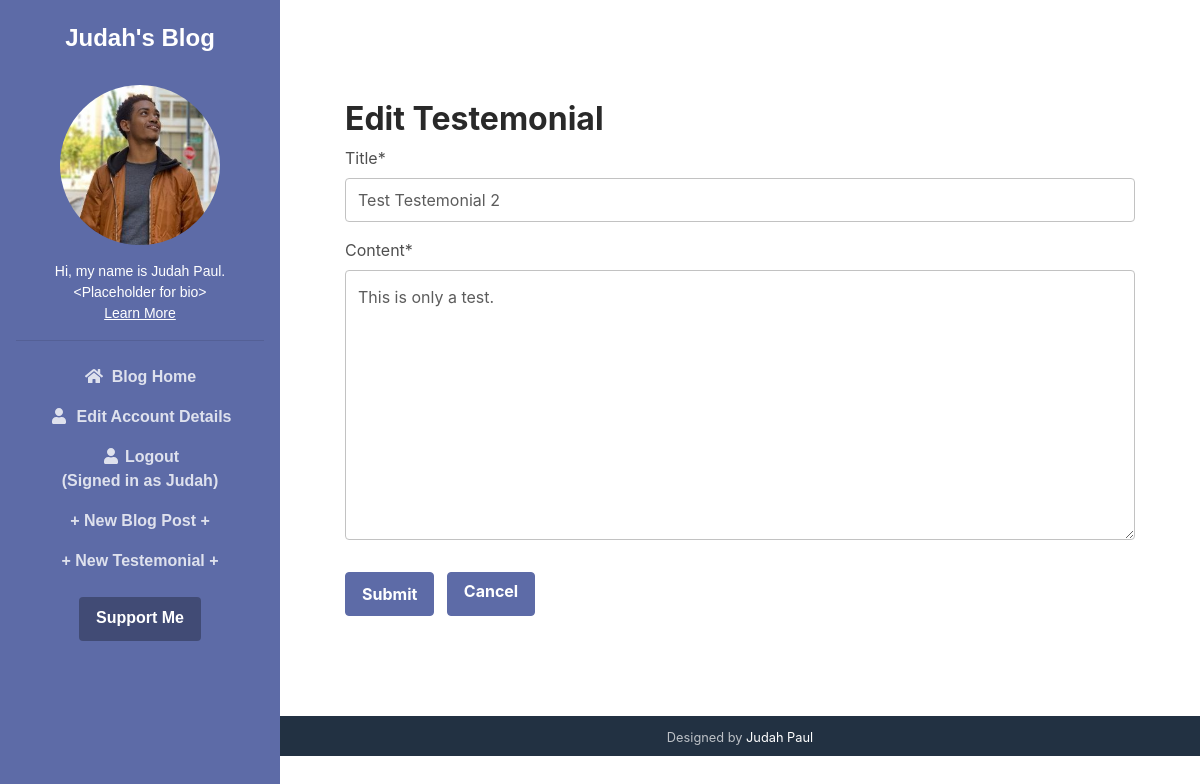
Page /testemonial/2/test-testemonial-2/update/ (signed in) on the earlier database version.
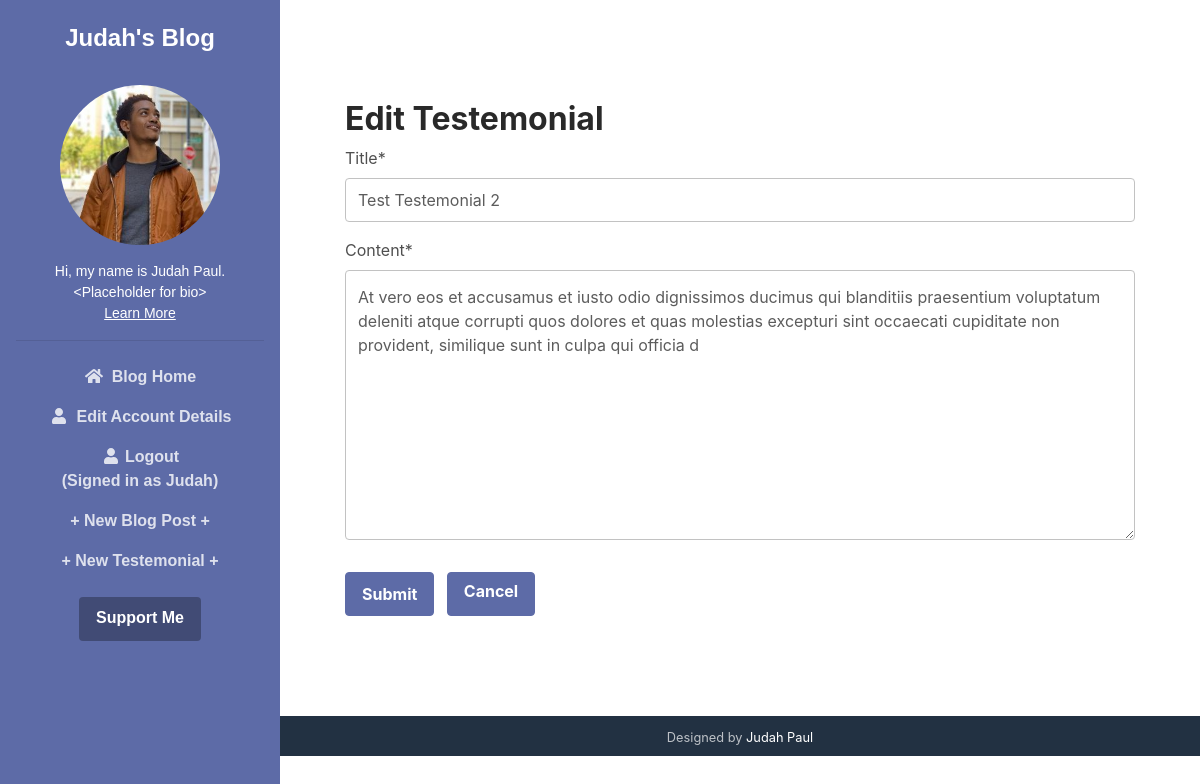
Same page on the later database version.
### blog/models.py (models this page shows, shortened)
class Testemonial(models.Model):
    title = models.CharField(max_length=100)
    content = models.TextField(max_length=240)
    timestamp = models.DateTimeField(default=timezone.now)
    author = models.ForeignKey(User, on_delete=models.CASCADE)
    slug = AutoSlugField(populate_from='title', default='', unique=True, null=False, editable=False)
    class Meta:
        ordering = ['-timestamp']

### blog/views.py (the view, shortened to what this page needs)
# urls.py: path('testemonial/<int:pk>/<slug:slug>/update/', TestemonialUpdateView.as_view(), name='testemonial-update'),
class TestemonialUpdateView(LoginRequiredMixin, UserPassesTestMixin, UpdateView):
    model = Testemonial
    template_name = 'testemonial_form.html'
    fields = ['title', 'content']
    widgets = {
        'content' : forms.Textarea(attrs={
            'rows': '5',
            'cols': '90',
            'maxlength': '240',
        }),
    }
    def test_func(self):
        testemonial = self.get_object()
        if self.request.user == testemonial.author:
            return True
        return False

### templates/testemonial_form.html (shortened to what this page needs)
{% extends "base.html" %}
{% load crispy_forms_tags %}
{% block content %}
<section style="margin: 100px auto;">
    <div class="container">
        <h2>Edit Testemonial</h2>
        <div class="text-left">
            <form method="POST">
                <fieldset class="form-group">
                    {{ form|crispy }}
                </fieldset>
                <div class="form-group">
                    <button class="btn btn-primary mr-2" type="submit">Submit</button>
                    <a class="btn btn-primary" href="{% url 'home' %}">Cancel</a>
                </div>
            </form>
        </div>
    </div>
</section>
{% endblock content %}

Differences in the rows shown:
changed Testemonial "Test Testemonial 2": content "This is only a test." → "At vero eos et accusamus et iusto odio dignissimos ducimus qui blanditiis praesentium voluptatum deleniti atque corrupti quos dolores et quas molestias excepturi sint occaecati cupiditate non provident, similique sunt in culpa qui officia d"
